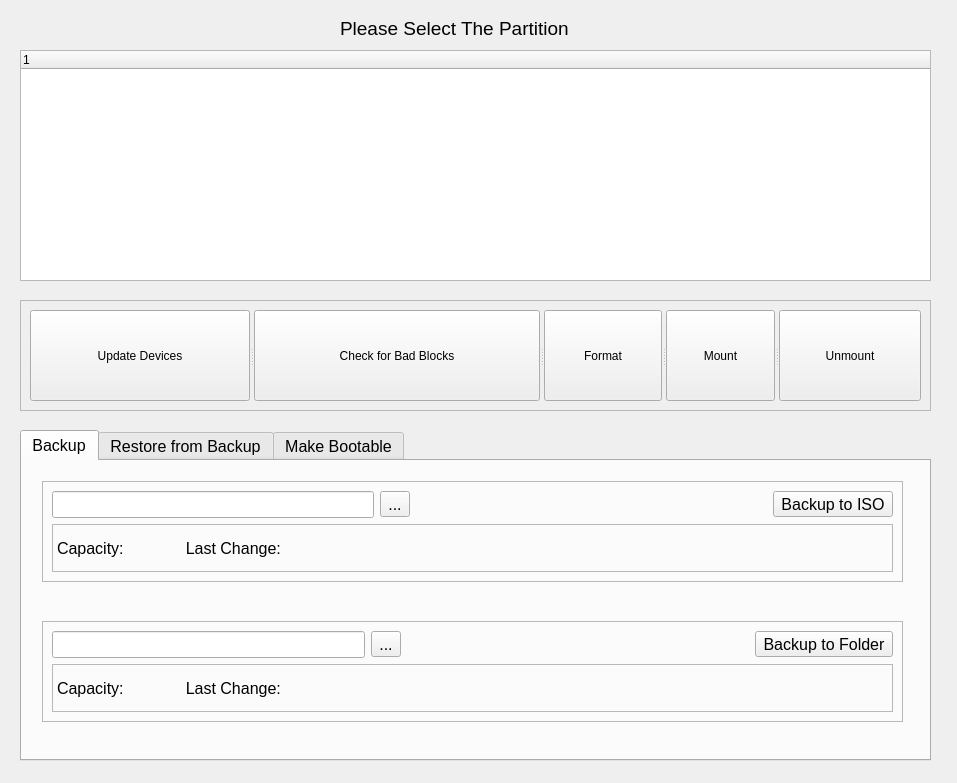
<?xml version="1.0" encoding="UTF-8"?>
<ui version="4.0">
 <class>MainWindow</class>
 <widget class="QMainWindow" name="MainWindow">
  <property name="geometry">
   <rect>
    <x>0</x>
    <y>0</y>
    <width>957</width>
    <height>783</height>
   </rect>
  </property>
  <property name="windowTitle">
   <string>MainWindow</string>
  </property>
  <widget class="QWidget" name="centralwidget">
   <widget class="QTreeWidget" name="treeWidget">
    <property name="geometry">
     <rect>
      <x>20</x>
      <y>50</y>
      <width>911</width>
      <height>231</height>
     </rect>
    </property>
    <column>
     <property name="text">
      <string notr="true">1</string>
     </property>
    </column>
   </widget>
   <widget class="QFrame" name="buttons_frame">
    <property name="geometry">
     <rect>
      <x>20</x>
      <y>300</y>
      <width>911</width>
      <height>111</height>
     </rect>
    </property>
    <property name="frameShape">
     <enum>QFrame::StyledPanel</enum>
    </property>
    <property name="frameShadow">
     <enum>QFrame::Raised</enum>
    </property>
    <widget class="QSplitter" name="buttons_splitter">
     <property name="geometry">
      <rect>
       <x>10</x>
       <y>10</y>
       <width>891</width>
       <height>91</height>
      </rect>
     </property>
     <property name="orientation">
      <enum>Qt::Horizontal</enum>
     </property>
     <widget class="QToolButton" name="updateTree_button">
      <property name="cursor">
       <cursorShape>ArrowCursor</cursorShape>
      </property>
      <property name="text">
       <string>Update Devices</string>
      </property>
      <property name="icon">
       <iconset resource="icons/icons.qrc">
        <normaloff>:/Actions-edit-redo-icon.png</normaloff>:/Actions-edit-redo-icon.png</iconset>
      </property>
      <property name="iconSize">
       <size>
        <width>64</width>
        <height>64</height>
       </size>
      </property>
      <property name="toolButtonStyle">
       <enum>Qt::ToolButtonTextUnderIcon</enum>
      </property>
     </widget>
     <widget class="QToolButton" name="checkForBadBlocks_button">
      <property name="cursor">
       <cursorShape>ArrowCursor</cursorShape>
      </property>
      <property name="text">
       <string>Check for Bad Blocks</string>
      </property>
      <property name="icon">
       <iconset resource="icons/icons.qrc">
        <normaloff>:/document-application-icon.png</normaloff>:/document-application-icon.png</iconset>
      </property>
      <property name="iconSize">
       <size>
        <width>64</width>
        <height>64</height>
       </size>
      </property>
      <property name="toolButtonStyle">
       <enum>Qt::ToolButtonTextUnderIcon</enum>
      </property>
     </widget>
     <widget class="QToolButton" name="format_button">
      <property name="cursor">
       <cursorShape>ArrowCursor</cursorShape>
      </property>
      <property name="text">
       <string>Format</string>
      </property>
      <property name="icon">
       <iconset resource="icons/icons.qrc">
        <normaloff>:/Delete-icon.png</normaloff>:/Delete-icon.png</iconset>
      </property>
      <property name="iconSize">
       <size>
        <width>64</width>
        <height>64</height>
       </size>
      </property>
      <property name="toolButtonStyle">
       <enum>Qt::ToolButtonTextUnderIcon</enum>
      </property>
     </widget>
     <widget class="QToolButton" name="mount_button">
      <property name="cursor">
       <cursorShape>ArrowCursor</cursorShape>
      </property>
      <property name="text">
       <string>Mount</string>
      </property>
      <property name="icon">
       <iconset resource="icons/icons.qrc">
        <normaloff>:/1410400946_usbpendrive_mount.png</normaloff>:/1410400946_usbpendrive_mount.png</iconset>
      </property>
      <property name="iconSize">
       <size>
        <width>64</width>
        <height>64</height>
       </size>
      </property>
      <property name="toolButtonStyle">
       <enum>Qt::ToolButtonTextUnderIcon</enum>
      </property>
     </widget>
     <widget class="QToolButton" name="unmount_button">
      <property name="cursor">
       <cursorShape>ArrowCursor</cursorShape>
      </property>
      <property name="text">
       <string>Unmount</string>
      </property>
      <property name="icon">
       <iconset resource="icons/icons.qrc">
        <normaloff>:/1410400946_usbpendrive_UNmount.png</normaloff>:/1410400946_usbpendrive_UNmount.png</iconset>
      </property>
      <property name="iconSize">
       <size>
        <width>64</width>
        <height>64</height>
       </size>
      </property>
      <property name="toolButtonStyle">
       <enum>Qt::ToolButtonTextUnderIcon</enum>
      </property>
     </widget>
    </widget>
   </widget>
   <widget class="QTabWidget" name="tabWidget">
    <property name="geometry">
     <rect>
      <x>20</x>
      <y>430</y>
      <width>911</width>
      <height>331</height>
     </rect>
    </property>
    <property name="font">
     <font>
      <pointsize>12</pointsize>
     </font>
    </property>
    <property name="layoutDirection">
     <enum>Qt::LeftToRight</enum>
    </property>
    <property name="tabPosition">
     <enum>QTabWidget::North</enum>
    </property>
    <property name="tabShape">
     <enum>QTabWidget::Rounded</enum>
    </property>
    <property name="currentIndex">
     <number>0</number>
    </property>
    <property name="elideMode">
     <enum>Qt::ElideMiddle</enum>
    </property>
    <widget class="QWidget" name="backup_tab">
     <property name="statusTip">
      <string/>
     </property>
     <property name="layoutDirection">
      <enum>Qt::LeftToRight</enum>
     </property>
     <attribute name="title">
      <string>Backup</string>
     </attribute>
     <widget class="QFrame" name="backupToISO_tab">
      <property name="geometry">
       <rect>
        <x>20</x>
        <y>20</y>
        <width>861</width>
        <height>101</height>
       </rect>
      </property>
      <property name="frameShape">
       <enum>QFrame::StyledPanel</enum>
      </property>
      <property name="frameShadow">
       <enum>QFrame::Raised</enum>
      </property>
      <widget class="QWidget" name="layoutWidget_4">
       <property name="geometry">
        <rect>
         <x>10</x>
         <y>10</y>
         <width>841</width>
         <height>81</height>
        </rect>
       </property>
       <layout class="QVBoxLayout" name="backupToISO_verticalLayout">
        <item>
         <layout class="QHBoxLayout" name="horizontalLayout_11">
          <item>
           <layout class="QHBoxLayout" name="horizontalLayout_12">
            <item>
             <widget class="QLineEdit" name="backupToISO_lineEdit"/>
            </item>
            <item>
             <widget class="QToolButton" name="backupToISO_selectTool">
              <property name="toolTip">
               <string/>
              </property>
              <property name="toolTipDuration">
               <number>-1</number>
              </property>
              <property name="statusTip">
               <string/>
              </property>
              <property name="whatsThis">
               <string/>
              </property>
              <property name="autoFillBackground">
               <bool>false</bool>
              </property>
              <property name="text">
               <string>...</string>
              </property>
              <property name="icon">
               <iconset resource="icons/icons.qrc">
                <normaloff>:/Apps-File-Iso-icon.png</normaloff>:/Apps-File-Iso-icon.png</iconset>
              </property>
             </widget>
            </item>
           </layout>
          </item>
          <item>
           <spacer name="backupToISO_spacer">
            <property name="orientation">
             <enum>Qt::Horizontal</enum>
            </property>
            <property name="sizeHint" stdset="0">
             <size>
              <width>40</width>
              <height>20</height>
             </size>
            </property>
           </spacer>
          </item>
          <item>
           <widget class="QToolButton" name="backupToISO_actionTool">
            <property name="text">
             <string>Backup to ISO</string>
            </property>
           </widget>
          </item>
         </layout>
        </item>
        <item>
         <widget class="QLabel" name="backupToISO_Label">
          <property name="font">
           <font>
            <pointsize>12</pointsize>
           </font>
          </property>
          <property name="frameShape">
           <enum>QFrame::StyledPanel</enum>
          </property>
          <property name="text">
           <string>Capacity:              Last Change:</string>
          </property>
         </widget>
        </item>
       </layout>
      </widget>
     </widget>
     <widget class="QFrame" name="backupToFolder_frame">
      <property name="geometry">
       <rect>
        <x>20</x>
        <y>160</y>
        <width>861</width>
        <height>101</height>
       </rect>
      </property>
      <property name="frameShape">
       <enum>QFrame::StyledPanel</enum>
      </property>
      <property name="frameShadow">
       <enum>QFrame::Raised</enum>
      </property>
      <widget class="QWidget" name="layoutWidget_6">
       <property name="geometry">
        <rect>
         <x>10</x>
         <y>10</y>
         <width>841</width>
         <height>81</height>
        </rect>
       </property>
       <layout class="QVBoxLayout" name="backupToFoler_verticalLayout">
        <item>
         <layout class="QHBoxLayout" name="horizontalLayout_15">
          <item>
           <layout class="QHBoxLayout" name="horizontalLayout_16">
            <item>
             <widget class="QLineEdit" name="backupToFolder_lineEdit"/>
            </item>
            <item>
             <widget class="QToolButton" name="backupToFolder_selectTool">
              <property name="text">
               <string>...</string>
              </property>
              <property name="icon">
               <iconset resource="icons/icons.qrc">
                <normaloff>:/Folder-icon.png</normaloff>:/Folder-icon.png</iconset>
              </property>
             </widget>
            </item>
           </layout>
          </item>
          <item>
           <spacer name="backupToFolder_spacer">
            <property name="orientation">
             <enum>Qt::Horizontal</enum>
            </property>
            <property name="sizeHint" stdset="0">
             <size>
              <width>40</width>
              <height>20</height>
             </size>
            </property>
           </spacer>
          </item>
          <item>
           <widget class="QToolButton" name="backupToFolder_actionTool">
            <property name="text">
             <string>Backup to Folder</string>
            </property>
           </widget>
          </item>
         </layout>
        </item>
        <item>
         <widget class="QLabel" name="backupToFolder_label">
          <property name="font">
           <font>
            <pointsize>12</pointsize>
           </font>
          </property>
          <property name="statusTip">
           <string/>
          </property>
          <property name="frameShape">
           <enum>QFrame::StyledPanel</enum>
          </property>
          <property name="frameShadow">
           <enum>QFrame::Plain</enum>
          </property>
          <property name="lineWidth">
           <number>1</number>
          </property>
          <property name="text">
           <string>Capacity:              Last Change:</string>
          </property>
          <property name="scaledContents">
           <bool>false</bool>
          </property>
         </widget>
        </item>
       </layout>
      </widget>
     </widget>
    </widget>
    <widget class="QWidget" name="restoreFromFolder_tab">
     <attribute name="title">
      <string>Restore from Backup</string>
     </attribute>
     <widget class="QFrame" name="restoreFromISO_Frame">
      <property name="geometry">
       <rect>
        <x>20</x>
        <y>20</y>
        <width>861</width>
        <height>101</height>
       </rect>
      </property>
      <property name="frameShape">
       <enum>QFrame::StyledPanel</enum>
      </property>
      <property name="frameShadow">
       <enum>QFrame::Raised</enum>
      </property>
      <widget class="QWidget" name="layoutWidget">
       <property name="geometry">
        <rect>
         <x>10</x>
         <y>10</y>
         <width>841</width>
         <height>81</height>
        </rect>
       </property>
       <layout class="QVBoxLayout" name="restoreFromISO_verticalLayout">
        <item>
         <layout class="QHBoxLayout" name="restoreFromISO_horizantalLayout_ALL">
          <item>
           <layout class="QHBoxLayout" name="restoreFromISO_horizantalLayout_select">
            <item>
             <widget class="QLineEdit" name="restoreFromISO_lineEdit"/>
            </item>
            <item>
             <widget class="QToolButton" name="restoreFromISO_selectTool">
              <property name="text">
               <string>...</string>
              </property>
              <property name="icon">
               <iconset resource="icons/icons.qrc">
                <normaloff>:/Apps-File-Iso-icon.png</normaloff>:/Apps-File-Iso-icon.png</iconset>
              </property>
             </widget>
            </item>
           </layout>
          </item>
          <item>
           <spacer name="restoreFromISO_spacer">
            <property name="orientation">
             <enum>Qt::Horizontal</enum>
            </property>
            <property name="sizeHint" stdset="0">
             <size>
              <width>40</width>
              <height>20</height>
             </size>
            </property>
           </spacer>
          </item>
          <item>
           <widget class="QToolButton" name="restoreFromISO_actionTool">
            <property name="text">
             <string>Restore from ISO</string>
            </property>
           </widget>
          </item>
         </layout>
        </item>
        <item>
         <widget class="QLabel" name="restoreFromISO_label">
          <property name="font">
           <font>
            <pointsize>12</pointsize>
           </font>
          </property>
          <property name="frameShape">
           <enum>QFrame::StyledPanel</enum>
          </property>
          <property name="text">
           <string>Capacity:              Last Change:</string>
          </property>
         </widget>
        </item>
       </layout>
      </widget>
     </widget>
     <widget class="QFrame" name="restoreFromFolder_frame">
      <property name="geometry">
       <rect>
        <x>20</x>
        <y>160</y>
        <width>861</width>
        <height>101</height>
       </rect>
      </property>
      <property name="frameShape">
       <enum>QFrame::StyledPanel</enum>
      </property>
      <property name="frameShadow">
       <enum>QFrame::Raised</enum>
      </property>
      <widget class="QWidget" name="layoutWidget">
       <property name="geometry">
        <rect>
         <x>10</x>
         <y>10</y>
         <width>841</width>
         <height>81</height>
        </rect>
       </property>
       <layout class="QVBoxLayout" name="restoreFromFolder_verticalLayout">
        <item>
         <layout class="QHBoxLayout" name="restoreFromFolder_horizantalLayout_ALL">
          <item>
           <layout class="QHBoxLayout" name="restoreFromFolder_horizantalLayout_choose">
            <item>
             <widget class="QLineEdit" name="restoreFromFolder_lineEdit"/>
            </item>
            <item>
             <widget class="QToolButton" name="restoreFromFolder_selectTool">
              <property name="text">
               <string>...</string>
              </property>
              <property name="icon">
               <iconset resource="icons/icons.qrc">
                <normaloff>:/Folder-icon.png</normaloff>:/Folder-icon.png</iconset>
              </property>
             </widget>
            </item>
           </layout>
          </item>
          <item>
           <spacer name="restoreFromFolder_spacer">
            <property name="orientation">
             <enum>Qt::Horizontal</enum>
            </property>
            <property name="sizeHint" stdset="0">
             <size>
              <width>40</width>
              <height>20</height>
             </size>
            </property>
           </spacer>
          </item>
          <item>
           <widget class="QToolButton" name="restoreFromFolder_actionTool">
            <property name="text">
             <string>Restore from Folder</string>
            </property>
           </widget>
          </item>
         </layout>
        </item>
        <item>
         <widget class="QLabel" name="restoreFromFolder_label">
          <property name="font">
           <font>
            <pointsize>12</pointsize>
           </font>
          </property>
          <property name="frameShape">
           <enum>QFrame::StyledPanel</enum>
          </property>
          <property name="text">
           <string>Capacity:              Last Change:</string>
          </property>
         </widget>
        </item>
       </layout>
      </widget>
     </widget>
    </widget>
    <widget class="QWidget" name="makeBootable_tab">
     <attribute name="title">
      <string>Make Bootable</string>
     </attribute>
     <widget class="QFrame" name="makeBootableFromISO_frame">
      <property name="geometry">
       <rect>
        <x>20</x>
        <y>20</y>
        <width>861</width>
        <height>101</height>
       </rect>
      </property>
      <property name="frameShape">
       <enum>QFrame::StyledPanel</enum>
      </property>
      <property name="frameShadow">
       <enum>QFrame::Raised</enum>
      </property>
      <widget class="QWidget" name="layoutWidget_2">
       <property name="geometry">
        <rect>
         <x>10</x>
         <y>10</y>
         <width>841</width>
         <height>81</height>
        </rect>
       </property>
       <layout class="QVBoxLayout" name="makeBootableFromISO_verticalLayout">
        <item>
         <layout class="QHBoxLayout" name="makeBootableFromISO_horizantalLayout_ALL">
          <item>
           <layout class="QHBoxLayout" name="makeBootableFromISO_horizantalLayout_select">
            <item>
             <widget class="QLineEdit" name="makeBootableFromISO_lineEdit"/>
            </item>
            <item>
             <widget class="QToolButton" name="makeBootableFromISO_selectTool">
              <property name="text">
               <string>...</string>
              </property>
              <property name="icon">
               <iconset resource="icons/icons.qrc">
                <normaloff>:/Apps-File-Iso-icon.png</normaloff>:/Apps-File-Iso-icon.png</iconset>
              </property>
             </widget>
            </item>
           </layout>
          </item>
          <item>
           <spacer name="makeBootableFromISO_spacer">
            <property name="orientation">
             <enum>Qt::Horizontal</enum>
            </property>
            <property name="sizeHint" stdset="0">
             <size>
              <width>40</width>
              <height>20</height>
             </size>
            </property>
           </spacer>
          </item>
          <item>
           <widget class="QToolButton" name="makeBootableFromISO_actionTool">
            <property name="text">
             <string>Make Bootable by Using an ISO</string>
            </property>
           </widget>
          </item>
         </layout>
        </item>
        <item>
         <widget class="QLabel" name="makeBootableFromISO_label">
          <property name="font">
           <font>
            <pointsize>12</pointsize>
           </font>
          </property>
          <property name="frameShape">
           <enum>QFrame::StyledPanel</enum>
          </property>
          <property name="text">
           <string>Capacity:</string>
          </property>
         </widget>
        </item>
       </layout>
      </widget>
     </widget>
     <widget class="QFrame" name="makeBootableFromFolder_frame">
      <property name="geometry">
       <rect>
        <x>20</x>
        <y>160</y>
        <width>861</width>
        <height>101</height>
       </rect>
      </property>
      <property name="frameShape">
       <enum>QFrame::StyledPanel</enum>
      </property>
      <property name="frameShadow">
       <enum>QFrame::Raised</enum>
      </property>
      <widget class="QWidget" name="layoutWidget_3">
       <property name="geometry">
        <rect>
         <x>10</x>
         <y>10</y>
         <width>841</width>
         <height>81</height>
        </rect>
       </property>
       <layout class="QVBoxLayout" name="makeBootableFromFolder_verticalLayout">
        <item>
         <layout class="QHBoxLayout" name="makeBootableFromFolder_horizantalLayout_ALL">
          <item>
           <layout class="QHBoxLayout" name="makeBootableFromFolder_horizantalLayout_select">
            <item>
             <widget class="QLineEdit" name="makeBootableFromFolder_lineEdit"/>
            </item>
            <item>
             <widget class="QToolButton" name="makeBootableFromFolder_selectTool">
              <property name="text">
               <string>...</string>
              </property>
              <property name="icon">
               <iconset resource="icons/icons.qrc">
                <normaloff>:/Folder-icon.png</normaloff>:/Folder-icon.png</iconset>
              </property>
             </widget>
            </item>
           </layout>
          </item>
          <item>
           <spacer name="makeBootableFromFolder_spacer">
            <property name="orientation">
             <enum>Qt::Horizontal</enum>
            </property>
            <property name="sizeHint" stdset="0">
             <size>
              <width>40</width>
              <height>20</height>
             </size>
            </property>
           </spacer>
          </item>
          <item>
           <widget class="QToolButton" name="makeBootableFromFolder_actionTool">
            <property name="text">
             <string>Make Bootable by Using a Folder</string>
            </property>
           </widget>
          </item>
         </layout>
        </item>
        <item>
         <widget class="QLabel" name="makeBootableFromFolder_label">
          <property name="font">
           <font>
            <pointsize>12</pointsize>
           </font>
          </property>
          <property name="frameShape">
           <enum>QFrame::StyledPanel</enum>
          </property>
          <property name="text">
           <string>Capacity:</string>
          </property>
         </widget>
        </item>
       </layout>
      </widget>
     </widget>
    </widget>
   </widget>
   <widget class="QLabel" name="selectPartition_label">
    <property name="geometry">
     <rect>
      <x>340</x>
      <y>20</y>
      <width>251</width>
      <height>16</height>
     </rect>
    </property>
    <property name="font">
     <font>
      <pointsize>14</pointsize>
     </font>
    </property>
    <property name="text">
     <string>Please Select The Partition</string>
    </property>
   </widget>
   <zorder>buttons_frame</zorder>
   <zorder>treeWidget</zorder>
   <zorder>tabWidget</zorder>
   <zorder>selectPartition_label</zorder>
  </widget>
 </widget>
 <resources>
  <include location="icons/icons.qrc"/>
 </resources>
 <connections/>
</ui>
